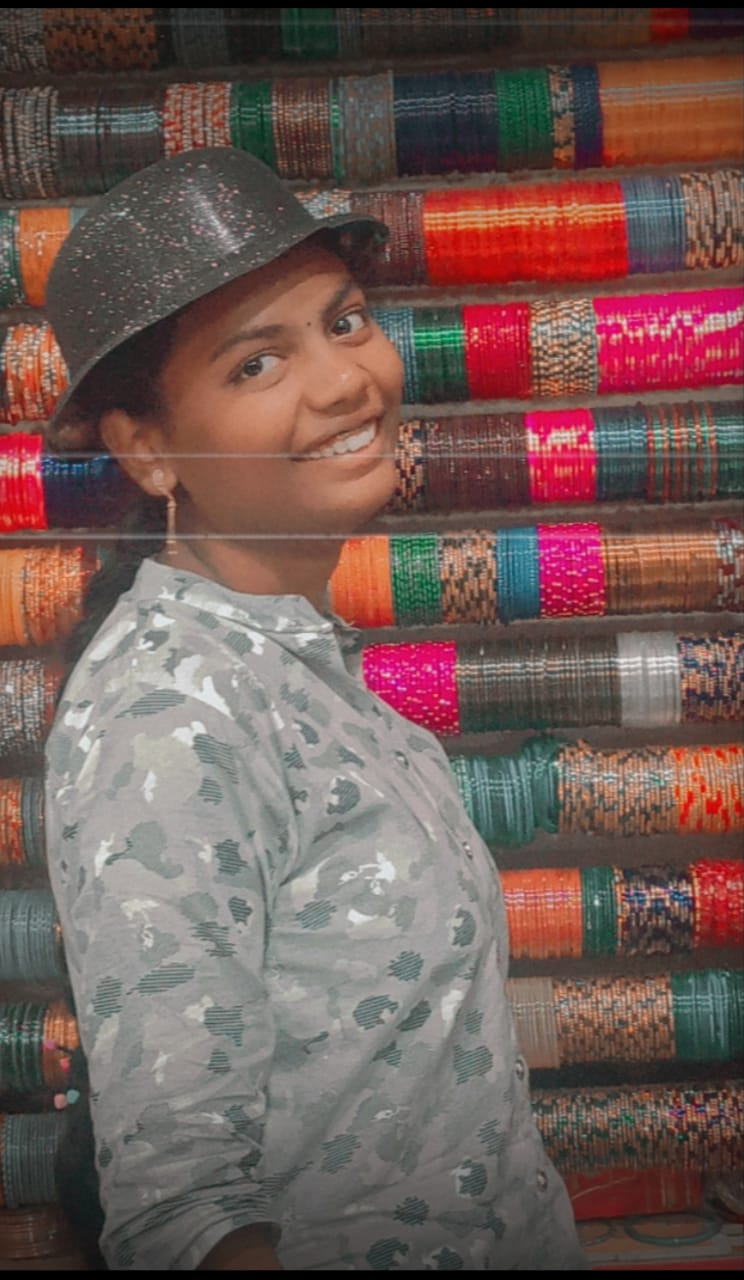
#> input picture Image to pencil sketch/image.jpeg, 744 x 1280 px
$ python inverting.py
#> lines starting #> are read from the running program, lines starting #| are printed output that depends on the picture
import cv2
import matplotlib.pyplot as plt
plt.style.use('seaborn')
img = cv2.imread("image.jpeg")
#> img is the input picture: shape (1280, 744, 3); mean B, G, R 85.4, 89.8, 113.5
img = cv2.cvtColor(img,cv2.COLOR_BGR2RGB)
img_gray = cv2.cvtColor(img, cv2.COLOR_BGR2GRAY)
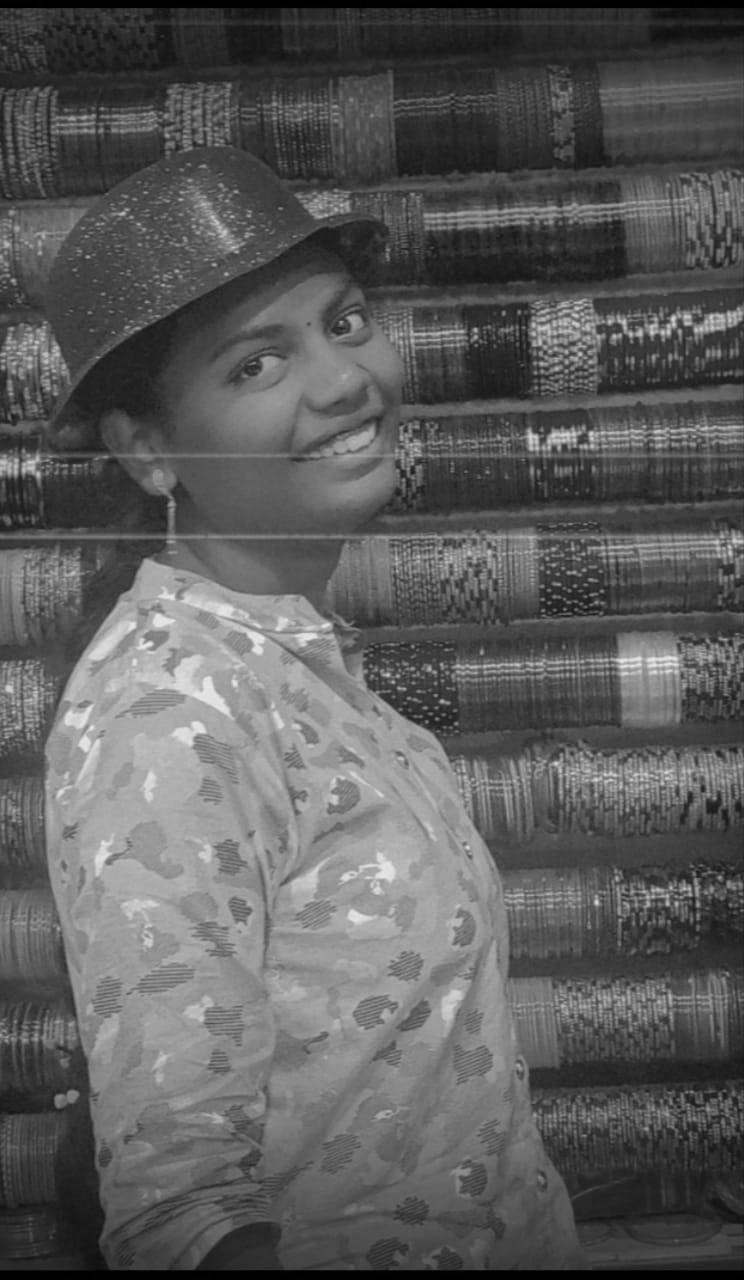
#> img_gray: shape (1280, 744); min 0, max 235, mean 91.2
img_invert = cv2.bitwise_not(img_gray)
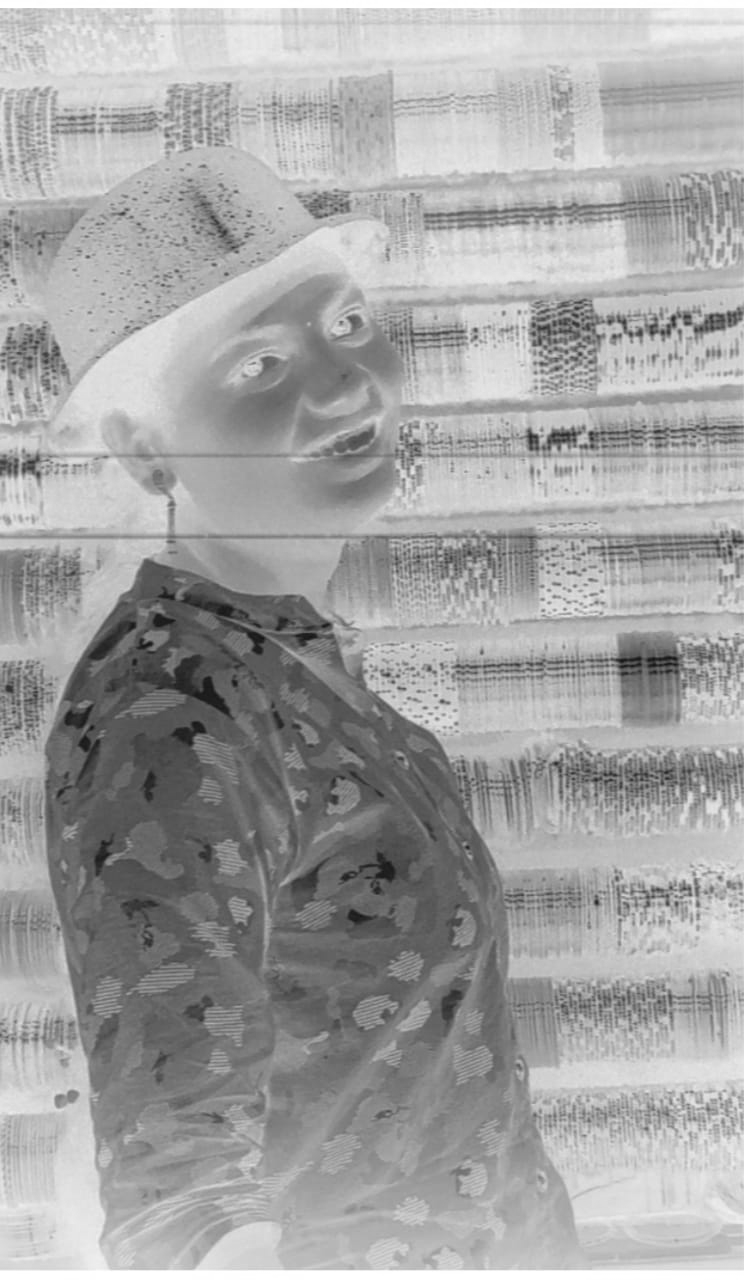
#> img_invert: shape (1280, 744); min 20, max 255, mean 163.8
plt.figure(figsize=(8,8))
plt.imshow(img_invert,cmap="gray")
plt.axis("off")
plt.title("Inverted Image")
plt.show()
